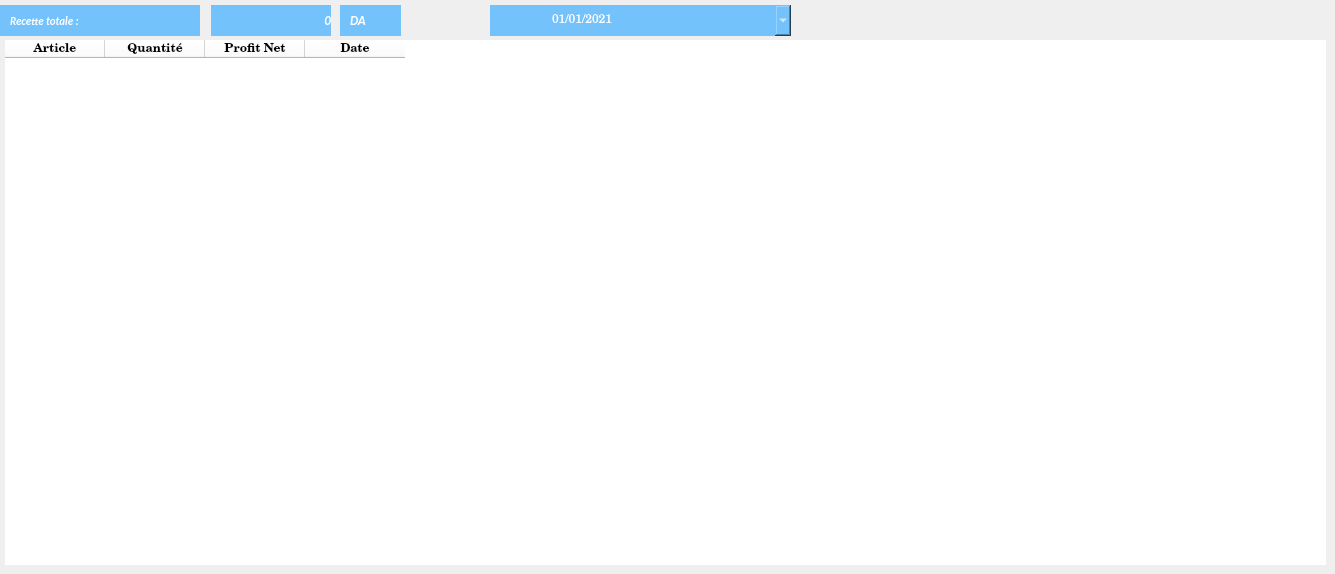
    <widget class="QWidget" name="productTab1_3">
     <attribute name="title">
      <string>Articles</string>
     </attribute>
     <widget class="QTableWidget" name="AtableWidget">
      <property name="geometry">
       <rect>
        <x>5</x>
        <y>40</y>
        <width>1321</width>
        <height>525</height>
       </rect>
      </property>
      <property name="font">
       <font>
        <family>Century Schoolbook L</family>
       </font>
      </property>
      <property name="styleSheet">
       <string notr="true">background-color:white; border:0px;</string>
      </property>
      <column>
       <property name="text">
        <string>Article</string>
       </property>
       <property name="font">
        <font>
         <pointsize>9</pointsize>
         <weight>75</weight>
         <bold>true</bold>
        </font>
       </property>
      </column>
      <column>
       <property name="text">
        <string>Quantité</string>
       </property>
       <property name="font">
        <font>
         <weight>75</weight>
         <bold>true</bold>
        </font>
       </property>
      </column>
      <column>
       <property name="text">
        <string>Profit Net</string>
       </property>
       <property name="font">
        <font>
         <weight>75</weight>
         <bold>true</bold>
        </font>
       </property>
      </column>
      <column>
       <property name="text">
        <string>Date</string>
       </property>
       <property name="font">
        <font>
         <weight>75</weight>
         <bold>true</bold>
        </font>
       </property>
      </column>
     </widget>
     <widget class="QPushButton" name="articleDateSearch">
      <property name="geometry">
       <rect>
        <x>490</x>
        <y>5</y>
        <width>60</width>
        <height>31</height>
       </rect>
      </property>
      <property name="sizePolicy">
       <sizepolicy hsizetype="Minimum" vsizetype="Maximum">
        <horstretch>0</horstretch>
        <verstretch>0</verstretch>
       </sizepolicy>
      </property>
      <property name="font">
       <font>
        <family>Calibri</family>
        <pointsize>8</pointsize>
        <weight>75</weight>
        <italic>true</italic>
        <bold>true</bold>
        <underline>false</underline>
        <kerning>true</kerning>
       </font>
      </property>
      <property name="cursor">
       <cursorShape>PointingHandCursor</cursorShape>
      </property>
      <property name="toolTip">
       <string>Imprimer ue fiche détaillée</string>
      </property>
      <property name="statusTip">
       <string/>
      </property>
      <property name="autoFillBackground">
       <bool>false</bool>
      </property>
      <property name="styleSheet">
       <string notr="true">QPushButton{background-color:#73C2FB; color : white; border: 0px solid #000028 ;  text-align:center;}
QPushButton:hover{background:#f9fafc;color:orange;}
QPushButton:focus{color:#00ea00}
</string>
      </property>
      <property name="text">
       <string/>
      </property>
      <property name="icon">
       <iconset>
        <normaloff>../../IMAGES/Icons/dateWhite.png</normaloff>../../IMAGES/Icons/dateWhite.png</iconset>
      </property>
      <property name="iconSize">
       <size>
        <width>21</width>
        <height>21</height>
       </size>
      </property>
     </widget>
     <widget class="QDateEdit" name="articleDater">
      <property name="geometry">
       <rect>
        <x>550</x>
        <y>5</y>
        <width>241</width>
        <height>31</height>
       </rect>
      </property>
      <property name="font">
       <font>
        <family>Century Schoolbook L</family>
       </font>
      </property>
      <property name="styleSheet">
       <string notr="true">background-color:#73C2FB;border:0px;color:white;</string>
      </property>
      <property name="minimumDate">
       <date>
        <year>2020</year>
        <month>9</month>
        <day>14</day>
       </date>
      </property>
      <property name="displayFormat">
       <string>dd/MM/yyyy</string>
      </property>
      <property name="calendarPopup">
       <bool>true</bool>
      </property>
      <property name="date">
       <date>
        <year>2021</year>
        <month>1</month>
        <day>1</day>
       </date>
      </property>
     </widget>
     <widget class="QPushButton" name="total">
      <property name="geometry">
       <rect>
        <x>211</x>
        <y>5</y>
        <width>120</width>
        <height>31</height>
       </rect>
      </property>
      <property name="sizePolicy">
       <sizepolicy hsizetype="Minimum" vsizetype="Maximum">
        <horstretch>0</horstretch>
        <verstretch>0</verstretch>
       </sizepolicy>
      </property>
      <property name="font">
       <font>
        <family>Calibri</family>
        <pointsize>10</pointsize>
        <weight>75</weight>
        <italic>true</italic>
        <bold>true</bold>
        <underline>false</underline>
        <kerning>true</kerning>
       </font>
      </property>
      <property name="cursor">
       <cursorShape>ArrowCursor</cursorShape>
      </property>
      <property name="focusPolicy">
       <enum>Qt::NoFocus</enum>
      </property>
      <property name="toolTip">
       <string>Imprimer ue fiche détaillée</string>
      </property>
      <property name="statusTip">
       <string/>
      </property>
      <property name="autoFillBackground">
       <bool>false</bool>
      </property>
      <property name="styleSheet">
       <string notr="true">QPushButton{background-color:#73C2FB; color : white; border: 0px solid #000028 ;  text-align:right}
</string>
      </property>
      <property name="text">
       <string>0</string>
      </property>
      <property name="iconSize">
       <size>
        <width>21</width>
        <height>21</height>
       </size>
      </property>
     </widget>
     <widget class="QPushButton" name="registerPrint_2">
      <property name="geometry">
       <rect>
        <x>0</x>
        <y>5</y>
        <width>200</width>
        <height>31</height>
       </rect>
      </property>
      <property name="sizePolicy">
       <sizepolicy hsizetype="Minimum" vsizetype="Maximum">
        <horstretch>0</horstretch>
        <verstretch>0</verstretch>
       </sizepolicy>
      </property>
      <property name="font">
       <font>
        <family>Calibri</family>
        <pointsize>8</pointsize>
        <weight>75</weight>
        <italic>true</italic>
        <bold>true</bold>
        <underline>false</underline>
        <kerning>true</kerning>
       </font>
      </property>
      <property name="cursor">
       <cursorShape>ArrowCursor</cursorShape>
      </property>
      <property name="toolTip">
       <string>Imprimer ue fiche détaillée</string>
      </property>
      <property name="statusTip">
       <string/>
      </property>
      <property name="autoFillBackground">
       <bool>false</bool>
      </property>
      <property name="styleSheet">
       <string notr="true">QPushButton{background-color:#73C2FB; color : white; border: 0px solid #000028 ;  text-align:left; padding-left:10px;}
</string>
      </property>
      <property name="text">
       <string>Recette totale :</string>
      </property>
      <property name="icon">
       <iconset>
        <normaloff>../../IMAGES/Icons/registerCash.png</normaloff>../../IMAGES/Icons/registerCash.png</iconset>
      </property>
      <property name="iconSize">
       <size>
        <width>21</width>
        <height>21</height>
       </size>
      </property>
     </widget>
     <widget class="QPushButton" name="recette_2">
      <property name="geometry">
       <rect>
        <x>340</x>
        <y>5</y>
        <width>61</width>
        <height>31</height>
       </rect>
      </property>
      <property name="sizePolicy">
       <sizepolicy hsizetype="Minimum" vsizetype="Maximum">
        <horstretch>0</horstretch>
        <verstretch>0</verstretch>
       </sizepolicy>
      </property>
      <property name="font">
       <font>
        <family>Calibri</family>
        <pointsize>10</pointsize>
        <weight>75</weight>
        <italic>true</italic>
        <bold>true</bold>
        <underline>false</underline>
        <kerning>true</kerning>
       </font>
      </property>
      <property name="cursor">
       <cursorShape>ArrowCursor</cursorShape>
      </property>
      <property name="focusPolicy">
       <enum>Qt::NoFocus</enum>
      </property>
      <property name="toolTip">
       <string>Imprimer ue fiche détaillée</string>
      </property>
      <property name="statusTip">
       <string/>
      </property>
      <property name="autoFillBackground">
       <bool>false</bool>
      </property>
      <property name="styleSheet">
       <string notr="true">QPushButton{background-color:#73C2FB; color : white; border: 0px solid #000028 ;  text-align:left; padding-left:10px;}
</string>
      </property>
      <property name="text">
       <string>DA</string>
      </property>
      <property name="iconSize">
       <size>
        <width>21</width>
        <height>21</height>
       </size>
      </property>
     </widget>
    </widget>
